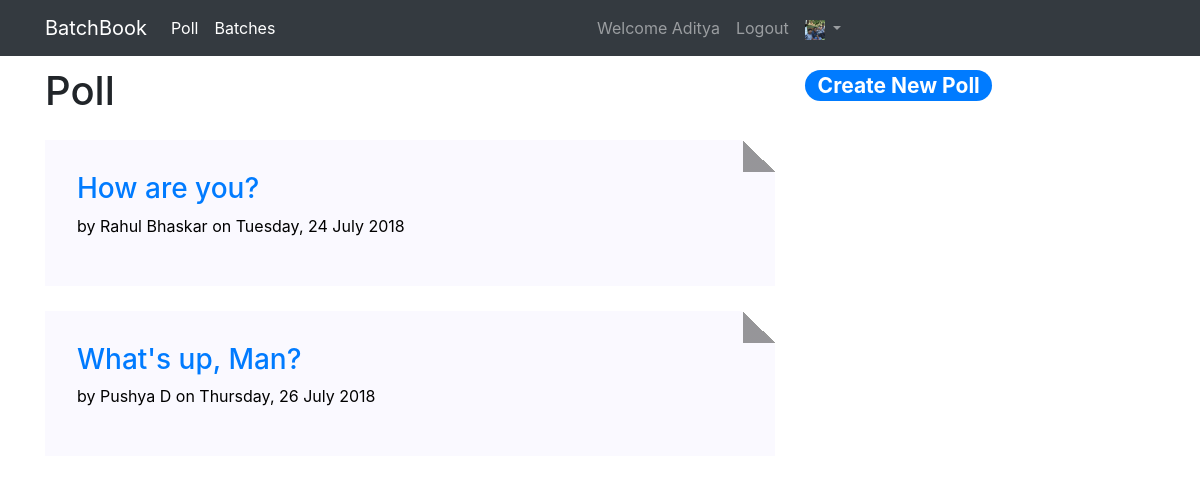
/poll/ (signed in), run on the app's committed database.
### accounts/models.py (models this page shows, shortened)
class Student(AbstractBaseUser, PermissionsMixin):
    INFORMATION_SCIENCE = 'ISE'
    COMPUTER_SCIENCE = 'CSE'
    DEPARTMENT = (
        (INFORMATION_SCIENCE, 'Information Science Engg.'),
        (COMPUTER_SCIENCE, 'Computer Science Engg.'),
    )
    YEAR_CHOICES = [(2015, 2015),(2016,2016),(2017, 2017), (2018, 2018), (2019, 2019), (2020, 2020), (2021, 2021)]
    email = models.EmailField(
        "College Email",
        validators = [email_validator,],
        unique=True
    )
    usn = models.CharField(
        max_length=11,
        unique=True,
        validators=[RegexValidator(
            regex=USN_REGEX,
            message='Please enter valid USN.(must be in capital letter)',
            code='usn_err'
        ),]
    )
    first_name = models.CharField(max_length=30, null=True)
    middle_name = models.CharField(max_length=30, blank=True, null=True)
    last_name = models.CharField(max_length=30, null=True)
    dob = models.DateField("date of birth", null=True)
    department = models.CharField(
        max_length=3,
        choices = DEPARTMENT,
        null = True
    )
    profile_img = models.ImageField(
        upload_to=upload_image_path,
        default='profile_pics/default/default.jpg',
    )
    year = models.IntegerField(
        'Year',
        choices=YEAR_CHOICES,
        help_text="Year which you joined the college.",
        null= True
    )
    batch = models.ForeignKey(BatchModel, related_name='students', on_delete=models.CASCADE, null=True)
    is_active = models.BooleanField(default=True)
    is_staff = models.BooleanField('class representative',default=False)
    is_superuser = models.BooleanField('administrator',default=False)
    objects = StudentManager()
    USERNAME_FIELD = 'email'
    REQUIRED_FIELDS = ['usn']
    class Meta:
        verbose_name='student'
        verbose_name_plural='students'
    def get_full_name(self):
        if self.middle_name != None and self.last_name != None:
            return "{fn} {mn} {ln}".format(
                fn = self.first_name,
                mn = self.middle_name,
                ln = self.last_name
            )
        elif self.last_name != None:
            return "{fn} {ln}".format(
                fn=self.first_name,
                ln=self.last_name
            )
        else:
            return self.get_short_name()

### polls/models.py (models this page shows, shortened)
class Poll(models.Model):
    question = models.CharField(max_length=256)
    author = models.ForeignKey(User, on_delete=models.CASCADE, related_name='polls')
    pub_date = models.DateTimeField(auto_now_add=True)
    voter = models.ManyToManyField(User, related_name='poll', through='VoteData')
    class Meta:
        verbose_name = 'poll'
        verbose_name_plural = 'polls'
        ordering = ('pub_date',)
    def get_absolute_url(self):
        return reverse('poll:poll_detail', kwargs={'pk':self.pk})

### polls/views.py (the view)
# urls.py: path('', views.PollList.as_view(), name='poll_list'),
class PollList(ListView):
    model = Poll
    paginate_by = 10
    template_name = 'polls/poll_list.html'

### polls/templates/polls/poll_list.html (shortened to what this page needs)
{% extends parent_template|default:'polls/base_poll.html' %}
{% block content %}
<div class="row" style="margin-top:1%;">
    <div class="col-md-8">
        <h1>Poll</h1>
        {% for poll in poll_list %}
        <div class="page">
            <h3>
                <a href="{{poll.get_absolute_url}}">{{poll.question}}</a>
            </h3>
            <p>by {{poll.author.get_full_name}} on {{poll.pub_date|date:'l, j F Y'}}</p>
        </div>
        {% endfor %}
    </div>
    <div class="col-md-4">
        <h3><a class="badge badge-pill badge-primary" href="{% url 'poll:poll_create' %}">Create New Poll</a></h3>
    </div>
    <div class="row">
        <div class="col-md-8">
        </div>
    </div>
</div>
{% endblock content %}

### templates/navbar.html (shortened to what this page needs)
<nav class="navbar navbar-expand-lg navbar-dark bg-dark">
    <div class="container">
        <a class="navbar-brand" href="{% url 'index' %}">BatchBook</a>
        <div class="collapse navbar-collapse" id="navbarSupportedContent">
            <ul class="navbar-nav mr-auto">
                <li class="nav-item active">
                    <a class="nav-link" href="{% url 'poll:poll_list' %}">Poll
                    </a>
                </li>
                <li class="nav-item active">
                    <a class="nav-link" href="{% url 'batch:batch_list' %}">Batches
                    </a>
                </li>
            </ul>
            <ul class="navbar-nav mr-auto navbar-right">
                {% if user.is_authenticated %}
                <li class="nav-item">
                    <a href="{% url 'student:profile' %}" class="nav-link">Welcome {{user.first_name}}</a>
                </li>
                <li class="nav-item">
                    <a href="{% url 'student:logout' %}?next={{request.path}}" class="nav-link">Logout</a>
                </li>
                <li class="nav-item dropdown">
                    <a class="nav-link dropdown-toggle" href="#" id="navbarDropdown" role="button" data-toggle="dropdown" aria-haspopup="true"
                        aria-expanded="false">
                        {% if user.is_authenticated %}
                        <img src="{{user.profile_img.url}}" alt="options" width="20" height="20">
                        {% else %}
                        <img src="/media/default/default.jpg" width="20" height="20">
                        {% endif %}
                    </a>
                </li>
                {% endif %}
            </ul>
        </div>
    </div>
</nav>

### polls/static/poll_style.css (style rules this page uses)
.page { width: auto; background: rgb(250, 249, 255); background: linear-gradient(to left bottom, transparent 50%, rgba(0, 0, 0, 0.4) 0) 100% 0 no-repeat, linear-gradient(-135deg, transparent 1.5em, rgb(250, 249, 255) 0); background-size: 2em 2em, auto; padding: 2em; color: black; font: 100%/1.6; margin: 25px 0; }

### data on the page
Student: first_name "Aditya", profile_img (picture)
Poll: question "How are you?", author.get_full_name "Rahul Bhaskar", pub_date "Tuesday, 24 July 2018"
Poll: question "What's up, Man?", author.get_full_name "Pushya D", pub_date "Thursday, 26 July 2018"
